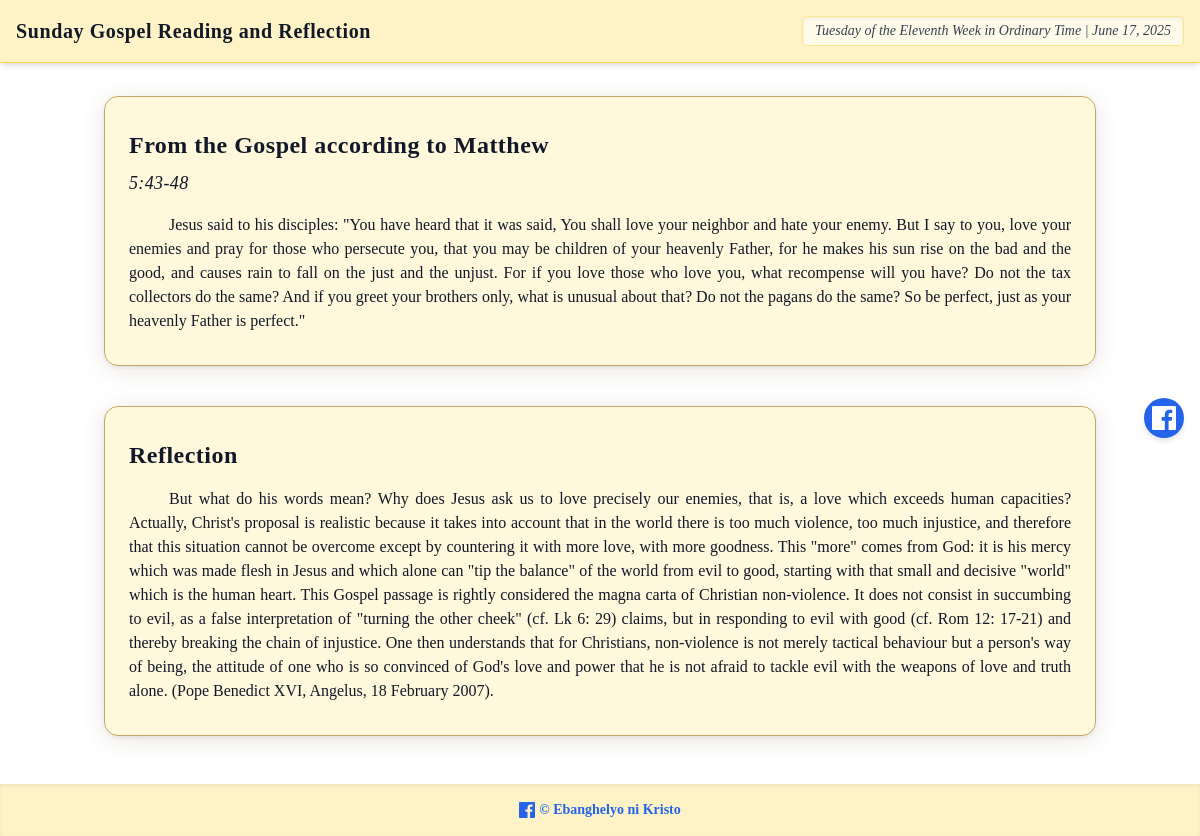
The app's page /, older data.
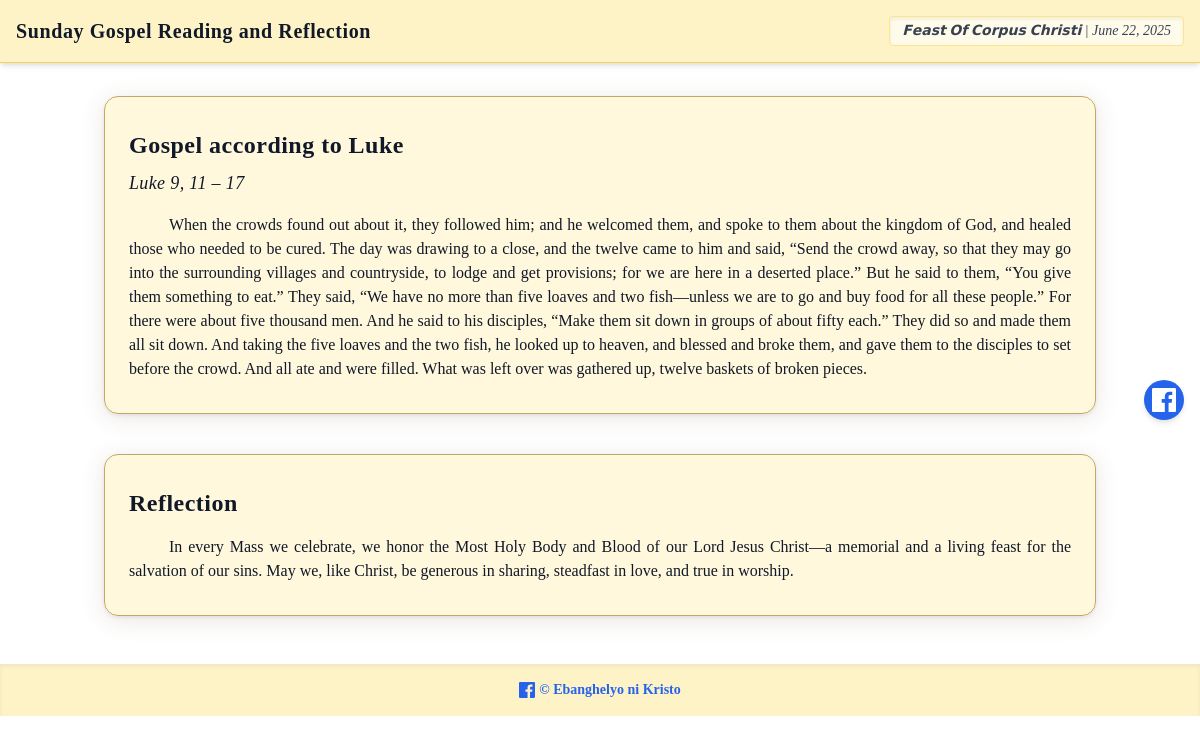
The same page, newer data.
### reflections/models.py (models this page shows, shortened)
class SundayInfo(models.Model):
    sunday_title = models.CharField(max_length=100)
    date = models.DateField()
    image = models.ImageField(upload_to='gospel_images/', blank=True, null=True)
    image_caption = models.CharField(max_length=255, blank=True)

class GospelReflection(models.Model):
    title = models.CharField(max_length=100)
    subtitle = models.CharField(max_length=200)
    gospel_text = models.TextField()
    reflection_text = models.TextField()
    sunday_info = models.ForeignKey(SundayInfo, on_delete=models.CASCADE)

### reflections/views.py (the view)
# urls.py: path('', views.index, name='home'),
def index(request):
    sunday = SundayInfo.objects.last()
    reflection = GospelReflection.objects.filter(sunday_info=sunday).last()
    return render(request, 'index.html', {
        'sunday': sunday,
        'reflection': reflection,
    })

### reflections/Templates/index.html (shortened to what this page needs)
{% load static %}
<!DOCTYPE html>
<html lang="en">
<head>
    <link href="https://cdn.jsdelivr.net/npm/tailwindcss@2.2.19/dist/tailwind.min.css" rel="stylesheet">
</head>
<body class="text-gray-900">
    <nav class="bg-yellow-100 shadow-md p-4 flex justify-between items-center fixed top-0 left-0 w-full z-40 border-b border-yellow-300" style="backdrop-filter: blur(2px);">
        <div class="text-xl font-bold tracking-wide drop-shadow-sm" style="letter-spacing:0.03em;">
            Sunday Gospel Reading and Reflection
        </div>
        <div class="text-sm italic text-gray-700 px-3 py-1 rounded bg-yellow-50 shadow-inner border border-yellow-200">
            {{ sunday.sunday_title }} | {{ sunday.date }}
        </div>
    </nav>
    <main class="max-w-5xl mx-auto mt-24 space-y-10 flex flex-col md:flex-row px-4">
        <div class="flex-1 space-y-10">
            <div class="scroll-card">
                <h2 class="text-2xl font-bold mb-2">{{ reflection.title }}</h2>
                <h3 class="text-lg italic mb-4">{{ reflection.subtitle }}</h3>
                <p class="text-justify" style="text-indent: 5ch;">{{ reflection.gospel_text }}</p>
            </div>
            <div class="scroll-card">
                <h2 class="text-2xl font-bold mb-4">Reflection</h2>
                <p class="text-justify" style="text-indent: 5ch;">{{ reflection.reflection_text }}</p>
            </div>
        </div>
    </main>
    <div class="fixed top-1/2 right-4 transform -translate-y-1/2 z-50">
        <a href="https://www.facebook.com/profile.php?id=61563540627929" target="_blank"
           aria-label="Share on Facebook"
           class="bg-blue-600 p-2 rounded-full shadow-md hover:bg-blue-700 transition block">
        </a>
    </div>
    <footer class="bg-yellow-100 shadow-inner py-4 mt-12">
        <nav class="flex flex-col md:flex-row justify-center items-center space-y-2 md:space-y-0 md:space-x-6 text-sm text-gray-700">
            <a href="https://www.facebook.com/profile.php?id=61563540627929" target="_blank" class="text-blue-600 hover:underline font-bold flex items-center">
                © Ebanghelyo ni Kristo
            </a>
        </nav>
    </footer>
</body>
</html>

### reflections/Templates/index.html (style rules this page uses)
body { background-image: url('/static/ancient_background.jpg'); background-size: cover; background-attachment: fixed; font-family: 'Georgia', 'Times New Roman', serif; color: #3b2f1e; }
.scroll-card { background: rgba(255, 248, 220, 0.95); font-family: 'Georgia', serif; border: 1.5px solid #bfa76a; border-radius: 14px; padding: 2rem 1.5rem; box-shadow: 0 4px 24px rgba(80, 60, 20, 0.12), 0 1.5px 4px rgba(0,0,0,0.08); transition: box-shadow 0.2s; }
h2, h3 { font-family: 'Merriweather', 'Georgia', serif; letter-spacing: 0.02em; }
a { transition: color 0.2s; }

Row changes from the older to the newer data that the page shows:
no longer on this page (row unchanged): SundayInfo: sunday_title "Tuesday of the Eleventh Week in Ordinary Time", date "June 17, 2025"
no longer on this page (row unchanged): GospelReflection: title "From the Gospel according to Matthew", subtitle "5:43-48", gospel_text "Jesus said to his disciples: \"You have heard that it was said, You shall love your neighbor and hate your enemy. But I say to you, love your enemies and pray for those who persecute you, that you may be children of your heavenly Father, for he makes his sun rise on the bad and the good, and causes rain to fall on the just and the unjust. For if you love those who love you, what recompense will you have? Do not the tax collectors do the same? And if you greet your brothers only, what is unusual about that? Do not the pagans do the same? So be perfect, just as your heavenly Father is perfect.\"", reflection_text "But what do his words mean? Why does Jesus ask us to love precisely our enemies, that is, a love which exceeds human capacities? Actually, Christ's proposal is realistic because it takes into account that in the world there is too much violence, too much injustice, and therefore that this situation cannot be overcome except by countering it with more love, with more goodness. This \"more\" comes from God: it is his mercy which was made flesh in Jesus and which alone can \"tip the balance\" of the world from evil to good, starting with that small and decisive \"world\" which is the human heart. This Gospel passage is rightly considered the magna carta of Christian non-violence. It does not consist…"
added SundayInfo: sunday_title "𝗙𝗲𝗮𝘀𝘁 𝗢𝗳 𝗖𝗼𝗿𝗽𝘂𝘀 𝗖𝗵𝗿𝗶𝘀𝘁𝗶", date "June 22, 2025"
added GospelReflection: title "Gospel according to Luke", subtitle "Luke 9, 11 – 17", gospel_text "When the crowds found out about it, they followed him; and he welcomed them, and spoke to them about the kingdom of God, and healed those who needed to be cured. The day was drawing to a close, and the twelve came to him and said, “Send the crowd away, so that they may go into the surrounding villages and countryside, to lodge and get provisions; for we are here in a deserted place.” But he said to them, “You give them something to eat.” They said, “We have no more than five loaves and two fish—unless we are to go and buy food for all these people.” For there were about five thousand men. And he said to his disciples, “Make them sit down in groups of about fifty each.” They did so and made…", reflection_text "In every Mass we celebrate, we honor the Most Holy Body and Blood of our Lord Jesus Christ—a memorial and a living feast for the salvation of our sins. May we, like Christ, be generous in sharing, steadfast in love, and true in worship."
